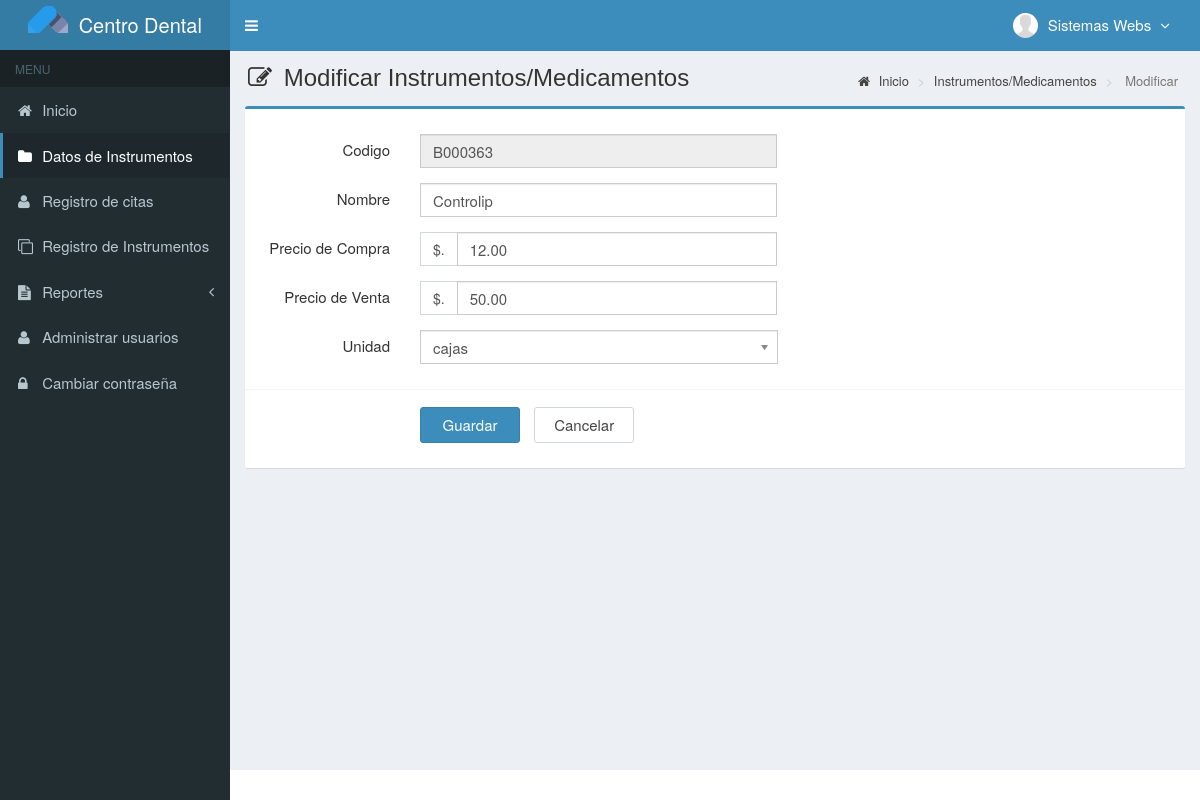
The page /main.php?module=form_medicines&form=edit&id=B000363 (signed in) on the database its author committed.
### tables this page shows
CREATE TABLE `usuarios` (
  `id_user` int(3) NOT NULL,
  `username` varchar(50) NOT NULL,
  `name_user` varchar(50) NOT NULL,
  `password` varchar(50) NOT NULL,
  `email` varchar(50) DEFAULT NULL,
  `telefono` varchar(13) DEFAULT NULL,
  `foto` varchar(100) DEFAULT NULL,
  `permisos_acceso` enum('Super Admin','Gerente','Almacen') NOT NULL,
  `status` enum('activo','bloqueado') NOT NULL DEFAULT 'activo',
  `created_at` timestamp NOT NULL DEFAULT CURRENT_TIMESTAMP,
  `updated_at` timestamp NOT NULL DEFAULT CURRENT_TIMESTAMP ON UPDATE CURRENT_TIMESTAMP
);

CREATE TABLE `medicamentos` (
  `codigo` varchar(7) NOT NULL,
  `nombre` varchar(50) NOT NULL,
  `precio_compra` decimal(10,2) NOT NULL,
  `precio_venta` decimal(10,2) NOT NULL,
  `unidad` varchar(20) NOT NULL,
  `stock` int(11) NOT NULL,
  `created_user` int(3) NOT NULL,
  `created_date` timestamp NOT NULL DEFAULT CURRENT_TIMESTAMP,
  `updated_user` int(3) NOT NULL,
  `updated_date` timestamp NOT NULL DEFAULT CURRENT_TIMESTAMP ON UPDATE CURRENT_TIMESTAMP
);

### modules/medicines/form.php (the view, shortened to what this page needs)
 <?php
if ($_GET['form']=='add') { ?>
  <section class="content-header">
    <h1>
      <i class="fa fa-edit icon-title"></i> Agregar Instrumentos/Medicamentos
    </h1>
    <ol class="breadcrumb">
      <li><a href="?module=start"><i class="fa fa-home"></i> Inicio </a></li>
      <li><a href="?module=medicines"> Instrumentos/Medicamentos </a></li>
      <li class="active"> Más </li>
    </ol>
  </section>
  <section class="content">
    <div class="row">
      <div class="col-md-12">
        <div class="box box-primary">
          <form role="form" class="form-horizontal" action="modules/medicines/proses.php?act=insert" method="POST">
            <div class="box-body">
              <?php
              $query_id = mysqli_query($mysqli, "SELECT RIGHT(codigo,6) as codigo FROM medicamentos
                                                ORDER BY codigo DESC LIMIT 1")
                                                or die('error '.mysqli_error($mysqli));
              $count = mysqli_num_rows($query_id);
              if ($count <> 0) {
                  $data_id = mysqli_fetch_assoc($query_id);
                  $codigo    = $data_id['codigo']+1;
              } else {
                  $codigo = 1;
              }
              $buat_id   = str_pad($codigo, 6, "0", STR_PAD_LEFT);
              $codigo = "B$buat_id";
              ?>
              <div class="form-group">
                <label class="col-sm-2 control-label">Codigo</label>
                <div class="col-sm-5">
                  <input type="text" class="form-control" name="codigo" value="<?php echo $codigo; ?>" readonly required>
                </div>
              </div>
              <div class="form-group">
                <label class="col-sm-2 control-label">Nombre</label>
                <div class="col-sm-5">
                  <input type="text" class="form-control" name="nombre" autocomplete="off" required>
                </div>
              </div>
              <div class="form-group">
                <label class="col-sm-2 control-label">Precio de Compra</label>
                <div class="col-sm-5">
                  <div class="input-group">
                    <span class="input-group-addon">$.</span>
                    <input type="number" class="form-control" id="precio_compra" name="pcompra" autocomplete="off"  required min="0" step=".01">
                  </div>
                </div>
              </div>
              <div class="form-group">
                <label class="col-sm-2 control-label">Precio de Venta</label>
                <div class="col-sm-5">
                  <div class="input-group">
                    <span class="input-group-addon">$.</span>
                    <input type="number" class="form-control" id="precio_venta" name="pventa" autocomplete="off" required  min="0" step=".01">
                  </div>
                </div>
              </div>
              <div class="form-group">
                <label class="col-sm-2 control-label">Unidad</label>
                <div class="col-sm-5">
                  <select class="chosen-select" name="unidad" data-placeholder="-- Seleccionar --" autocomplete="off" required>
                    <option value=""></option>
                    <option value="botellas">Botella</option>
                    <option value="cajas">Cajas</option>
                    <option value="caja">Caja</option>
                    <option value="raya">Raya</option>
                    <option value="tubo">Tubo</option>
                  </select>
                </div>
              </div>
            </div>
            <div class="box-footer">
              <div class="form-group">
                <div class="col-sm-offset-2 col-sm-10">
                  <input type="submit" class="btn btn-primary btn-submit" name="Guardar" value="Guardar">
                  <a href="?module=medicines" class="btn btn-default btn-reset">Cancelar</a>
                </div>
              </div>
            </div>
          </form>
        </div>
      </div>
    </div>
  </section>
<?php
}
elseif ($_GET['form']=='edit') {
  if (isset($_GET['id'])) {
      $query = mysqli_query($mysqli, "SELECT codigo,nombre,precio_compra,precio_venta,unidad FROM medicamentos WHERE codigo='$_GET[id]'")
                                      or die('error: '.mysqli_error($mysqli));
      $data  = mysqli_fetch_assoc($query);
    }
?>
  <section class="content-header">
    <h1>
      <i class="fa fa-edit icon-title"></i> Modificar Instrumentos/Medicamentos
    </h1>
    <ol class="breadcrumb">
      <li><a href="?module=start"><i class="fa fa-home"></i> Inicio </a></li>
      <li><a href="?module=medicines"> Instrumentos/Medicamentos </a></li>
      <li class="active"> Modificar </li>
    </ol>
  </section>
  <section class="content">
    <div class="row">
      <div class="col-md-12">
        <div class="box box-primary">
          <form role="form" class="form-horizontal" action="modules/medicines/proses.php?act=update" method="POST">
            <div class="box-body">
              <div class="form-group">
                <label class="col-sm-2 control-label">Codigo</label>
                <div class="col-sm-5">
                  <input type="text" class="form-control" name="codigo" value="<?php echo $data['codigo']; ?>" readonly required>
                </div>
              </div>
              <div class="form-group">
                <label class="col-sm-2 control-label">Nombre</label>
                <div class="col-sm-5">
                  <input type="text" class="form-control" name="nombre" autocomplete="off" value="<?php echo $data['nombre']; ?>" required>
                </div>
              </div>
              <div class="form-group">
                <label class="col-sm-2 control-label">Precio de Compra</label>
                <div class="col-sm-5">
                  <div class="input-group">
                    <span class="input-group-addon">$.</span>
                    <input type="number" class="form-control" id="precio_compra" name="pcompra" autocomplete="off" value="<?php echo $data['precio_compra']; ?>" required min="0" step=".01">
                  </div>
                </div>
              </div>
              <div class="form-group">
                <label class="col-sm-2 control-label">Precio de Venta</label>
                <div class="col-sm-5">
                  <div class="input-group">
                    <span class="input-group-addon">$.</span>
                    <input type="number" class="form-control" id="precio_venta" name="pventa" autocomplete="off" value="<?php echo $data['precio_venta']; ?>" required min="0" step=".01">
                  </div>
                </div>
              </div>
              <div class="form-group">
                <label class="col-sm-2 control-label">Unidad</label>
                <div class="col-sm-5">
                </div>
              </div>
            </div>
            <div class="box-footer">
              <div class="form-group">
                <div class="col-sm-offset-2 col-sm-10">
                  <input type="submit" class="btn btn-primary btn-submit" name="Guardar" value="Guardar">
                  <a href="?module=medicines" class="btn btn-default btn-reset">Cancelar</a>
                </div>
              </div>
            </div>
          </form>
        </div>
      </div>
    </div>
  </section>
<?php
}
?>

### top-menu.php (shortened to what this page needs)
<?php
require_once "config/database.php";
$query = mysqli_query($mysqli, "SELECT id_user, name_user, foto, permisos_acceso FROM usuarios WHERE id_user='$_SESSION[id_user]'")
                                or die('error: '.mysqli_error($mysqli));
$data = mysqli_fetch_assoc($query);
?>
<li class="dropdown user user-menu">
  <a href="#" class="dropdown-toggle" data-toggle="dropdown">
  <?php
  if ($data['foto']=="") { ?>
    <img src="images/user/user-default.png" class="user-image" alt="User Image"/>
  <?php
  }
  else { ?>
    <img src="images/user/<?php echo $data['foto']; ?>" class="user-image" alt="User Image"/>
  <?php
  }
  ?>
    <span class="hidden-xs"><?php echo $data['name_user']; ?> <i style="margin-left:5px" class="fa fa-angle-down"></i></span>
  </a>
</li>

### assets/css/style.css (style rules this page uses)
.form-horizontal .control-label { margin-bottom: 0; padding-top: 5px; text-align: right; }
label { display: inline-block; font-size: 15px; font-weight: 400; margin-bottom: 5px; max-width: 100%; }
.form-control { background-color: #fff; background-image: none; border: 1px solid #ccc; border-radius: 4px; box-shadow: 0 1px 1px rgba(0, 0, 0, 0.075) inset; color: #555; display: block; font-size: 15px; height: 34px; line-height: 1.42857; padding: 6px 12px; transition: border-color 0.15s ease-in-out 0s, box-shadow 0.15s ease-in-out 0s; width: 100%; }
.btn-default { background-color: #fff; border-color: #d2d6de; color: #444; }
.content-header { padding: 15px 18px 0; position: relative; }
.content-header > .breadcrumb { background: transparent none repeat scroll 0 0; border-radius: 2px; float: right; font-size: 13px; margin-bottom: 0; margin-top: 0; padding: 7px 12px; position: absolute; right: 10px; top: 15px; }
.btn-submit { width: 100px; margin-top: 7px; margin-right: 10px; font-size: 15px; }
.btn-reset { width: 100px; margin-top: 7px; font-size: 15px; }
.icon-title { margin-right: 5px; }
body { background-color: #fff; color: #333; font-size: 15px; line-height: 1.42857; }

### rows shown on the page
usuarios: foto (placeholder picture), name_user "Sistemas Webs"
medicamentos: codigo "B000363", nombre "Controlip", pcompra "12.00", pventa "50.00"
